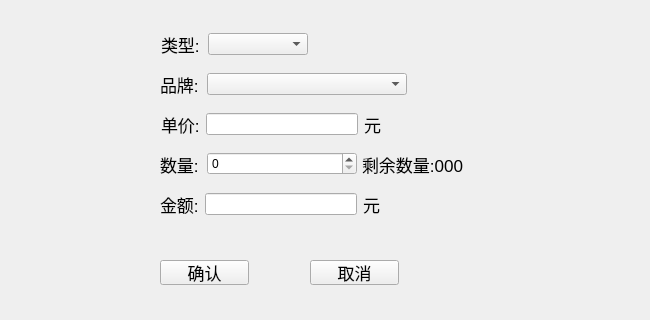
<?xml version="1.0" encoding="UTF-8"?>
<ui version="4.0">
 <class>SaleForm</class>
 <widget class="QWidget" name="SaleForm">
  <property name="geometry">
   <rect>
    <x>0</x>
    <y>0</y>
    <width>650</width>
    <height>320</height>
   </rect>
  </property>
  <property name="windowTitle">
   <string>Form</string>
  </property>
  <widget class="QPushButton" name="btn_commit">
   <property name="geometry">
    <rect>
     <x>160</x>
     <y>260</y>
     <width>89</width>
     <height>25</height>
    </rect>
   </property>
   <property name="font">
    <font>
     <pointsize>13</pointsize>
    </font>
   </property>
   <property name="text">
    <string>确认</string>
   </property>
  </widget>
  <widget class="QPushButton" name="btn_cancel">
   <property name="geometry">
    <rect>
     <x>310</x>
     <y>260</y>
     <width>89</width>
     <height>25</height>
    </rect>
   </property>
   <property name="font">
    <font>
     <pointsize>13</pointsize>
    </font>
   </property>
   <property name="text">
    <string>取消</string>
   </property>
  </widget>
  <widget class="QWidget" name="layoutWidget">
   <property name="geometry">
    <rect>
     <x>160</x>
     <y>70</y>
     <width>247</width>
     <height>28</height>
    </rect>
   </property>
   <layout class="QHBoxLayout" name="horizontalLayout_2">
    <item>
     <widget class="QLabel" name="lb_brand">
      <property name="font">
       <font>
        <pointsize>13</pointsize>
       </font>
      </property>
      <property name="text">
       <string>品牌:</string>
      </property>
     </widget>
    </item>
    <item>
     <widget class="QComboBox" name="cob_brand">
      <property name="minimumSize">
       <size>
        <width>200</width>
        <height>0</height>
       </size>
      </property>
     </widget>
    </item>
   </layout>
  </widget>
  <widget class="QWidget" name="layoutWidget">
   <property name="geometry">
    <rect>
     <x>161</x>
     <y>30</y>
     <width>147</width>
     <height>28</height>
    </rect>
   </property>
   <layout class="QHBoxLayout" name="horizontalLayout">
    <item>
     <widget class="QLabel" name="lb_tyoe">
      <property name="font">
       <font>
        <pointsize>13</pointsize>
       </font>
      </property>
      <property name="text">
       <string>类型:</string>
      </property>
     </widget>
    </item>
    <item>
     <widget class="QComboBox" name="cob_type">
      <property name="minimumSize">
       <size>
        <width>100</width>
        <height>0</height>
       </size>
      </property>
     </widget>
    </item>
   </layout>
  </widget>
  <widget class="QWidget" name="layoutWidget">
   <property name="geometry">
    <rect>
     <x>160</x>
     <y>190</y>
     <width>220</width>
     <height>28</height>
    </rect>
   </property>
   <layout class="QHBoxLayout" name="horizontalLayout_5">
    <item>
     <widget class="QLabel" name="lb_money">
      <property name="font">
       <font>
        <pointsize>13</pointsize>
       </font>
      </property>
      <property name="text">
       <string>金额:</string>
      </property>
     </widget>
    </item>
    <item>
     <widget class="QLineEdit" name="le_money">
      <property name="minimumSize">
       <size>
        <width>150</width>
        <height>0</height>
       </size>
      </property>
      <property name="readOnly">
       <bool>true</bool>
      </property>
     </widget>
    </item>
    <item>
     <widget class="QLabel" name="label_3">
      <property name="font">
       <font>
        <pointsize>13</pointsize>
       </font>
      </property>
      <property name="text">
       <string>元</string>
      </property>
     </widget>
    </item>
   </layout>
  </widget>
  <widget class="QLabel" name="lb_remain_num">
   <property name="geometry">
    <rect>
     <x>362</x>
     <y>151</y>
     <width>191</width>
     <height>26</height>
    </rect>
   </property>
   <property name="font">
    <font>
     <pointsize>13</pointsize>
    </font>
   </property>
   <property name="text">
    <string>剩余数量:000</string>
   </property>
  </widget>
  <widget class="QWidget" name="">
   <property name="geometry">
    <rect>
     <x>161</x>
     <y>110</y>
     <width>220</width>
     <height>28</height>
    </rect>
   </property>
   <layout class="QHBoxLayout" name="horizontalLayout_3">
    <item>
     <widget class="QLabel" name="lb_price">
      <property name="font">
       <font>
        <pointsize>13</pointsize>
       </font>
      </property>
      <property name="text">
       <string>单价:</string>
      </property>
     </widget>
    </item>
    <item>
     <widget class="QLineEdit" name="le_price">
      <property name="minimumSize">
       <size>
        <width>150</width>
        <height>0</height>
       </size>
      </property>
      <property name="maximumSize">
       <size>
        <width>16777215</width>
        <height>16777215</height>
       </size>
      </property>
      <property name="readOnly">
       <bool>true</bool>
      </property>
     </widget>
    </item>
    <item>
     <widget class="QLabel" name="label_2">
      <property name="font">
       <font>
        <pointsize>13</pointsize>
       </font>
      </property>
      <property name="text">
       <string>元</string>
      </property>
     </widget>
    </item>
   </layout>
  </widget>
  <widget class="QWidget" name="">
   <property name="geometry">
    <rect>
     <x>160</x>
     <y>150</y>
     <width>197</width>
     <height>28</height>
    </rect>
   </property>
   <layout class="QHBoxLayout" name="horizontalLayout_4">
    <item>
     <widget class="QLabel" name="lb_num">
      <property name="font">
       <font>
        <pointsize>13</pointsize>
       </font>
      </property>
      <property name="text">
       <string>数量:</string>
      </property>
     </widget>
    </item>
    <item>
     <widget class="QSpinBox" name="sp_num">
      <property name="minimumSize">
       <size>
        <width>150</width>
        <height>0</height>
       </size>
      </property>
      <property name="maximum">
       <number>1000</number>
      </property>
      <property name="value">
       <number>0</number>
      </property>
     </widget>
    </item>
   </layout>
  </widget>
 </widget>
 <resources/>
 <connections/>
</ui>
